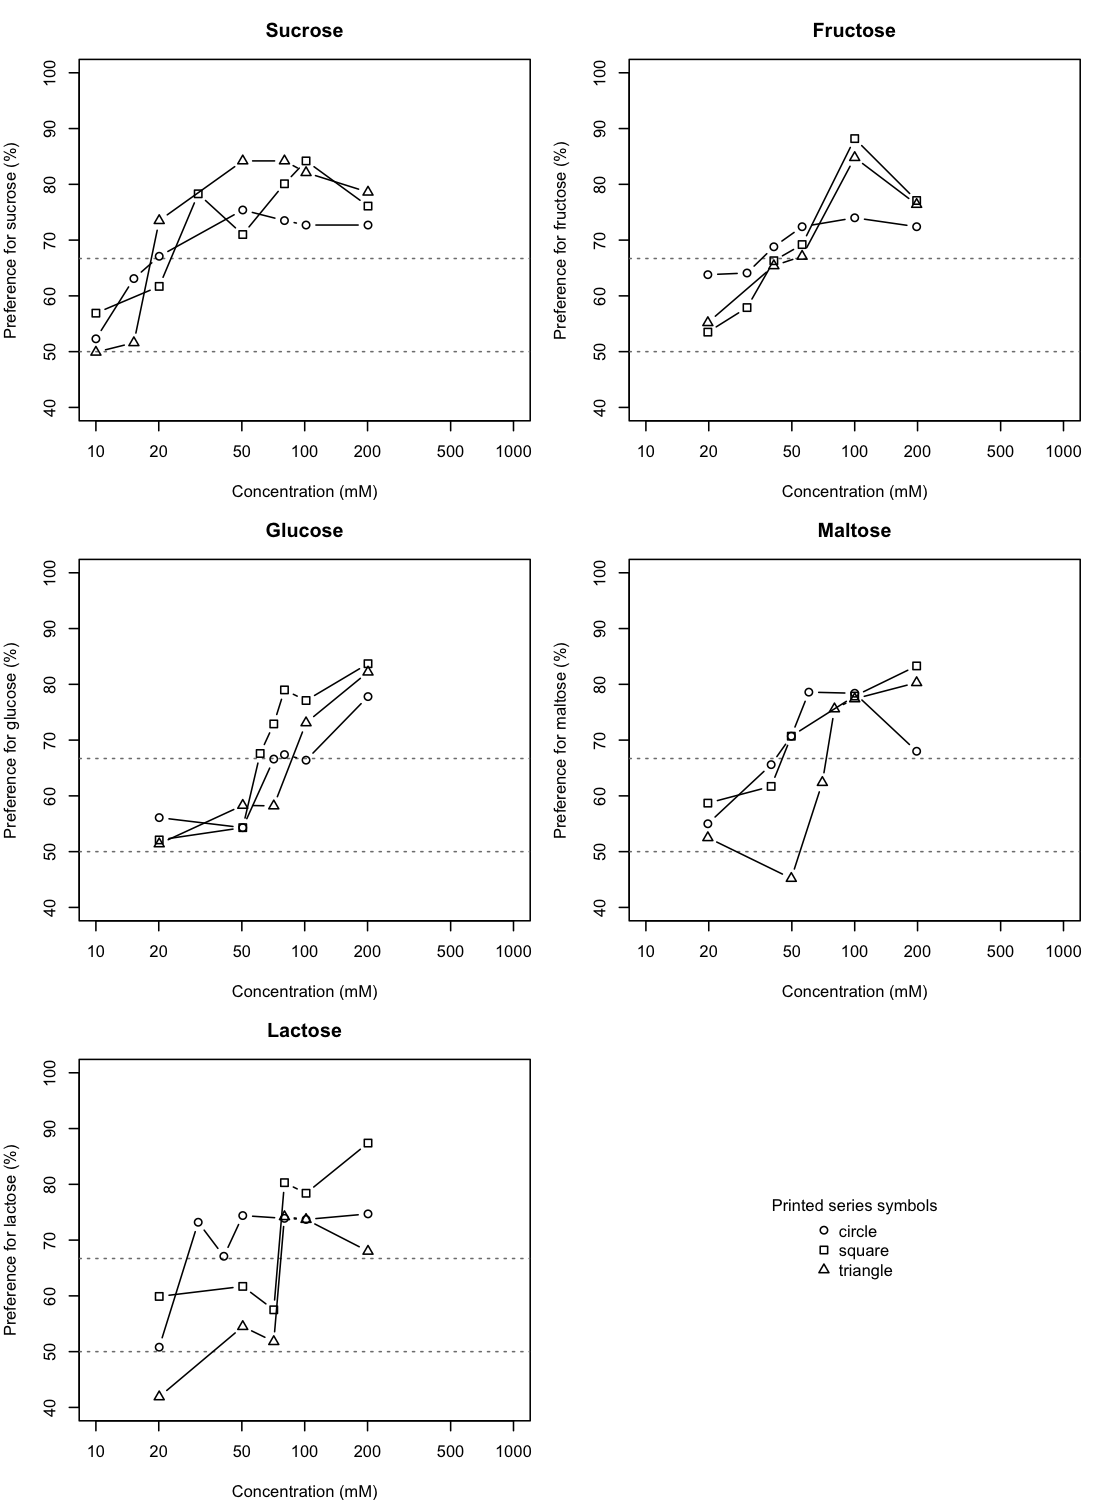

Generate this figure with R:
args <- grep('^--file=',commandArgs(FALSE),value=TRUE)
stopifnot(length(args)==1L)
folder <- dirname(normalizePath(sub('^--file=','',args[1])))
item <- 'Norlén_etal_2019_Figure1'
d <- read.csv(file.path(folder,paste0(item,'.csv')),stringsAsFactors=FALSE)
png(file.path(folder,paste0(item,'_replot.png')),width=1100,height=1500,res=150)
par(mfrow=c(3,2),mar=c(4,4,3,1))
for (sugar in c('Sucrose','Fructose','Glucose','Maltose','Lactose')) {
  x <- d[d$sugar==sugar,]
  plot(NA,NA,xlim=c(10,1000),ylim=c(40,100),log='x',
       xlab='Concentration (mM)',ylab=paste('Preference for',tolower(sugar),'(%)'),main=sugar)
  abline(h=c(50,66.7),lty=3,col='gray50')
  for (symbol in c('circle','square','triangle')) {
    z <- x[x$series_symbol==symbol,]
    z <- z[order(z$point_order),]
    lines(z$concentration_mM,z$preference_percent,type='b',pch=c(circle=1,square=0,triangle=2)[symbol])
  }
}
plot.new()
legend('center',legend=c('circle','square','triangle'),pch=c(1,0,2),title='Printed series symbols',bty='n')
dev.off()
